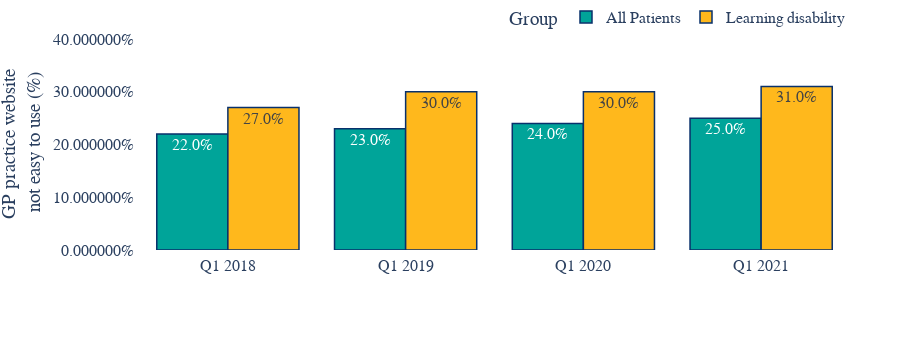

Source (notebook cell):
### Code cell
# plot the long (tidy) dataframe
fig = px.bar(
    df_group,
    x="Year",
    y="Percent",
    color="Group",
    color_discrete_sequence=nhs_colours,
    barmode="group",
    text="Percent",
    height=350,
)

# Asthetics of the plot
fig.update_layout(
    # change background colour 
    {"plot_bgcolor": "rgba(0,0,0, 0)", "paper_bgcolor": "rgba(0,0,0, 0)"},
    yaxis_title='GP practice website<br> not easy to use (%)',
    yaxis=dict(
        tickformat = "%",
        range=[0, 0.4]),
    xaxis_title=None,
    # change fonts
    font=dict(family="Arial", size=16),
    # autosize makes the chart 'responsive' (https://en.wikipedia.org/wiki/Responsive_web_design)
    autosize=True,
    margin=dict(
        l=50,
        r=50,
        b=100,
        t=0,
        pad=4,
        autoexpand=True
        ),
    ## options for the hover-over text
    # changes how the hover-over box is displayed
    hovermode="x unified",
    # hoverlabel_align = 'right',
    # changes the hover-over box formatting
    hoverlabel=dict(
        bgcolor="white",
        font_size=16,
        font_family="Arial"
    ),
    legend=dict(
    orientation="h",
    yanchor="bottom",
    y=1.02,
    xanchor="right",
    x=1
    )
)
# options to change how the bars look
fig.update_traces(
    # this also changes the hover-over box formatting
    hovertemplate='<b>%{fullData.name}</b>: %{text:.1%}<extra></extra>',
    # outline of bars
    marker_line_color = 'rgb(8,48,107)',
    marker_line_width=1.5,
    opacity=1,
    # options for text inside bars
    texttemplate='%{text:.1%}',
    textposition='inside'
    )
fig.update_xaxes(type='category')
fig.show()

### Figure 1 — Plotly figure (JSON) as saved in the notebook; plotly's stock layout.template omitted (floating-point values rounded to 4 significant figures)
{"data": [{"alignmentgroup": "True", "hovertemplate": "<b>%{fullData.name}</b>: %{text:.1%}<extra></extra>", "legendgroup": "All Patients", "marker": {"color": "#00A499", "line": {"color": "rgb(8,48,107)", "width": 1.5}}, "name": "All Patients", "offsetgroup": "All Patients", "opacity": 1, "orientation": "v", "showlegend": true, "text": [0.22, 0.23, 0.24, 0.25], "textposition": "inside", "texttemplate": "%{text:.1%}", "type": "bar", "x": ["Q1 2018", "Q1 2019", "Q1 2020", "Q1 2021"], "xaxis": "x", "y": [0.22, 0.23, 0.24, 0.25], "yaxis": "y"}, {"alignmentgroup": "True", "hovertemplate": "<b>%{fullData.name}</b>: %{text:.1%}<extra></extra>", "legendgroup": "Learning disability", "marker": {"color": "#FFB81C", "line": {"color": "rgb(8,48,107)", "width": 1.5}}, "name": "Learning disability", "offsetgroup": "Learning disability", "opacity": 1, "orientation": "v", "showlegend": true, "text": [0.27, 0.3, 0.3, 0.31], "textposition": "inside", "texttemplate": "%{text:.1%}", "type": "bar", "x": ["Q1 2018", "Q1 2019", "Q1 2020", "Q1 2021"], "xaxis": "x", "y": [0.27, 0.3, 0.3, 0.31], "yaxis": "y"}], "layout": {"autosize": true, "barmode": "group", "font": {"family": "Arial", "size": 16}, "height": 350, "hoverlabel": {"bgcolor": "white", "font": {"family": "Arial", "size": 16}}, "hovermode": "x unified", "legend": {"orientation": "h", "title": {"text": "Group"}, "tracegroupgap": 0, "x": 1, "xanchor": "right", "y": 1.02, "yanchor": "bottom"}, "margin": {"autoexpand": true, "b": 100, "l": 50, "pad": 4, "r": 50, "t": 0}, "paper_bgcolor": "rgba(0,0,0, 0)", "plot_bgcolor": "rgba(0,0,0, 0)", "xaxis": {"anchor": "y", "domain": [0, 1], "title": {}, "type": "category"}, "yaxis": {"anchor": "x", "domain": [0, 1], "range": [0, 0.4], "tickformat": "%", "title": {"text": "GP practice website<br> not easy to use (%)"}}}}
